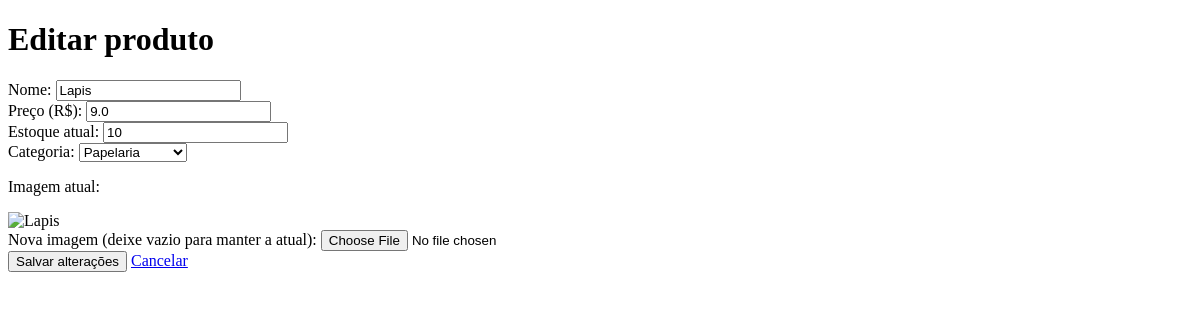
/produtos/2/editar (signed in), run on an earlier commit of the app's database.
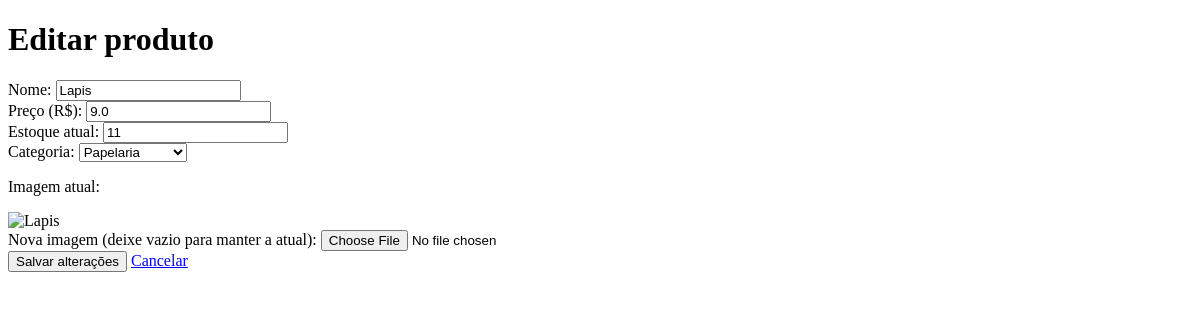
And on a later commit of the database.
### app/models/produto.py (models this page shows, shortened)
class Produto(Base):
    __tablename__ = "produtos"
    id = Column(Integer, primary_key=True, autoincrement=True, index=True)
    nome = Column(String (150), nullable=False, index=True)
    preco = Column(Float, nullable=False, default=0.0)
    estoque_atual = Column (Integer, nullable=False, default=0)
    ativo = Column (Boolean, default=True)
    imagem_path = Column(String(255), nullable=True)
    categoria_id = Column (Integer, ForeignKey("categorias.id", ondelete="SET NULL"), nullable=True)
    categoria = relationship("Categoria", back_populates="produtos")

### app/controllers/produto_controller.py (the view)
@router.get("/{produto_id}/editar")
def form_editar_produto(
    produto_id: int,
    request: Request,
    db: Session = Depends(get_db),
    admin = Depends(get_admin)
):
    editando   = db.query(Produto).filter(Produto.id == produto_id).first()
    categorias = db.query(Categoria).filter(Categoria.ativo == True).all()
    if not editando:
        return RedirectResponse(url="/produtos", status_code=302)
    return templates.TemplateResponse(
        request,
        "produtos/form.html",
        {
            "request":    request,
            "usuario":    admin,
            "editando":   editando,
            "categorias": categorias
        }
    )

### app/templates/produtos/form.html (shortened to what this page needs)
<!DOCTYPE html>
<html lang="pt-br">
<head>
</head>
<body>
    <h1>{{ "Editar produto" if editando else "Novo produto" }}</h1>
    <form action="{{ '/produtos/' + editando.id|string + '/editar' if editando else '/produtos/novo' }}"
          method="post"
          enctype="multipart/form-data">
        <label>Nome:
            <input type="text"
                   name="nome"
                   value="{{ editando.nome if editando else (valores.nome if valores else '') }}"
                   required>
        </label>
        <br>
        <label>Preço (R$):
            <input type="number"
                   name="preco"
                   step="0.01"
                   min="0"
                   value="{{ editando.preco if editando else (valores.preco if valores else '0.00') }}"
                   required>
        </label>
        <br>
        <label>Estoque atual:
            <input type="number"
                   name="estoque_atual"
                   min="0"
                   value="{{ editando.estoque_atual if editando else (valores.estoque_atual if valores else '0') }}"
                   required>
        </label>
        <br>
        <label>Categoria:
            <select name="categoria_id">
                {% for c in categorias %}
                    <option value="{{ c.id }}"
                        {{ 'selected' if (editando and editando.categoria_id == c.id) or (valores and valores.categoria_id == c.id) else '' }}>
                        {{ c.nome }}
                    </option>
                {% endfor %}
            </select>
        </label>
        <br>
        {% if editando and editando.imagem_path %}
            <p>Imagem atual:</p>
            <img src="{{ editando.imagem_url }}"
                 alt="{{ editando.nome }}"
                 width="100"
                 style="object-fit:cover">
            <br>
        {% endif %}
        <label>{{ "Nova imagem (deixe vazio para manter a atual):" if editando else "Imagem:" }}
            <input type="file"
                   name="imagem"
                   accept=".jpg,.jpeg,.png,.webp">
        </label>
        <br>
        <button type="submit">
            {{ "Salvar alterações" if editando else "Criar produto" }}
        </button>
        <a href="/produtos">Cancelar</a>
    </form>
</body>
</html>

What changed in the data, as far as the page shows it:
changed Produto "Lapis": estoque_atual "10" → "11"
